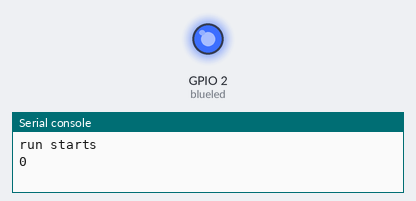
Bench run of a program on a simulated ESP8266 board running MicroPython. On the bench: output pins drawn as LEDs (lit = HIGH, except the on-board LED, lit = LOW), the last lines printed to the serial console. WiFi joins after 1.5 s.

Above: at 1.55 s.
At 2.05 s:
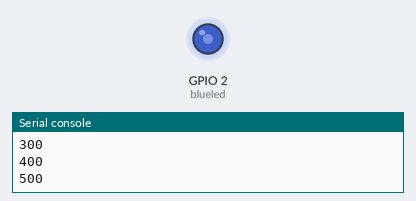
At 2.5 s:
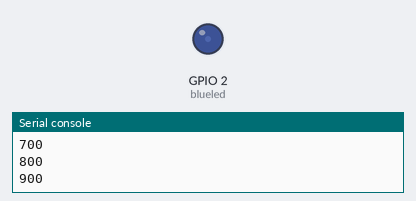
At 3.5 s:
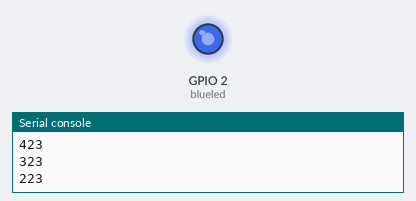
Timing chart, 0 to 6.6 s (numbered marks = the images above):
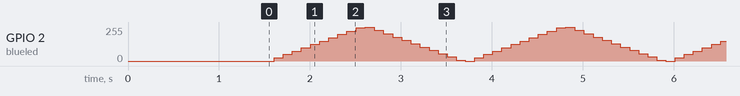

The program:

test.py
```python
def connect():
	import network

	ssid = "TN_wifi_D7AD79"
	password = "LGCWV4AYG7"

	station = network.WLAN(network.STA_IF)

	if station.isconnected() == True:
		print("Already connected")
		return

	station.active(True)
	station.connect(ssid, password)

	while station.isconnected() == False:
		pass

	print("Connection successful")
	print(station.ifconfig())

def led():
	import time
	import machine
	blueled = machine.Pin(2, machine.Pin.OUT)

	# Blink 10 times
	for i in range(1,11):
	    blueled.value(0)
	    time.sleep(0.5)
	    blueled.value(1)
	    time.sleep(0.5)

	print("DONE!")

def pwm():
	from machine import Pin
	from machine import PWM
	import time

	# Set our pin 2 to PWM
	pwm = PWM(Pin(2))

	# Frequency = 100hz
	pwm.freq(100)

	while 1:
	  # Brightness between 0 and 1023
	  for brightness in range (0, 1023, 100):
	    pwm.duty(brightness)
	    print(brightness)
	    time.sleep(0.1)

	  # Brightness between 1023 and 0
	  for brightness in range (1023, 0, -100):
	    pwm.duty(brightness)
	    print(brightness)
	    time.sleep(0.1)

def anal():
	# Complete project details at https://RandomNerdTutorials.com

	from machine import Pin, ADC
	from time import sleep

	pot = ADC(0)

	while True:
	  pot_value = pot.read()
	  print(pot_value)
	  sleep(0.1)
	  break

#boot sequence
def bootup():
	print("step one starts")
	connect()
	run()
#	import webrepl_setup

def run():
	print("run starts")
	while True:
		#led()
		pwm()
		#print("working")
		#anal()
		#break

#on boot:
bootup()
```
